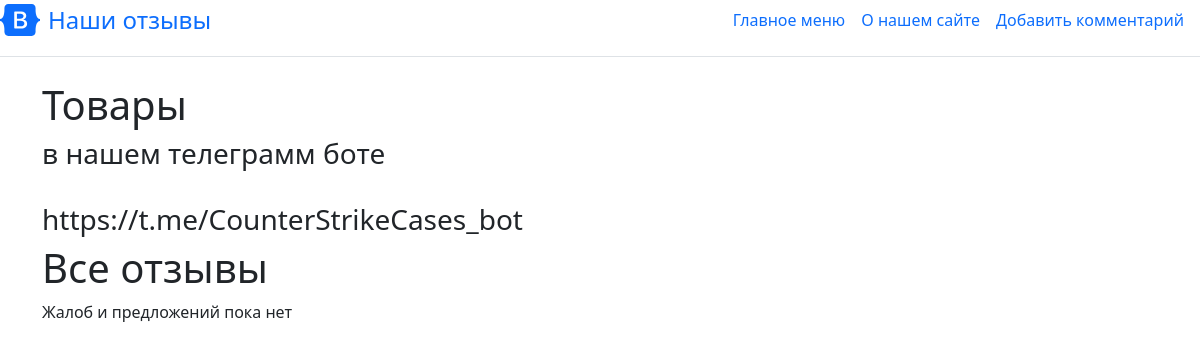
Before: / with the older database file.
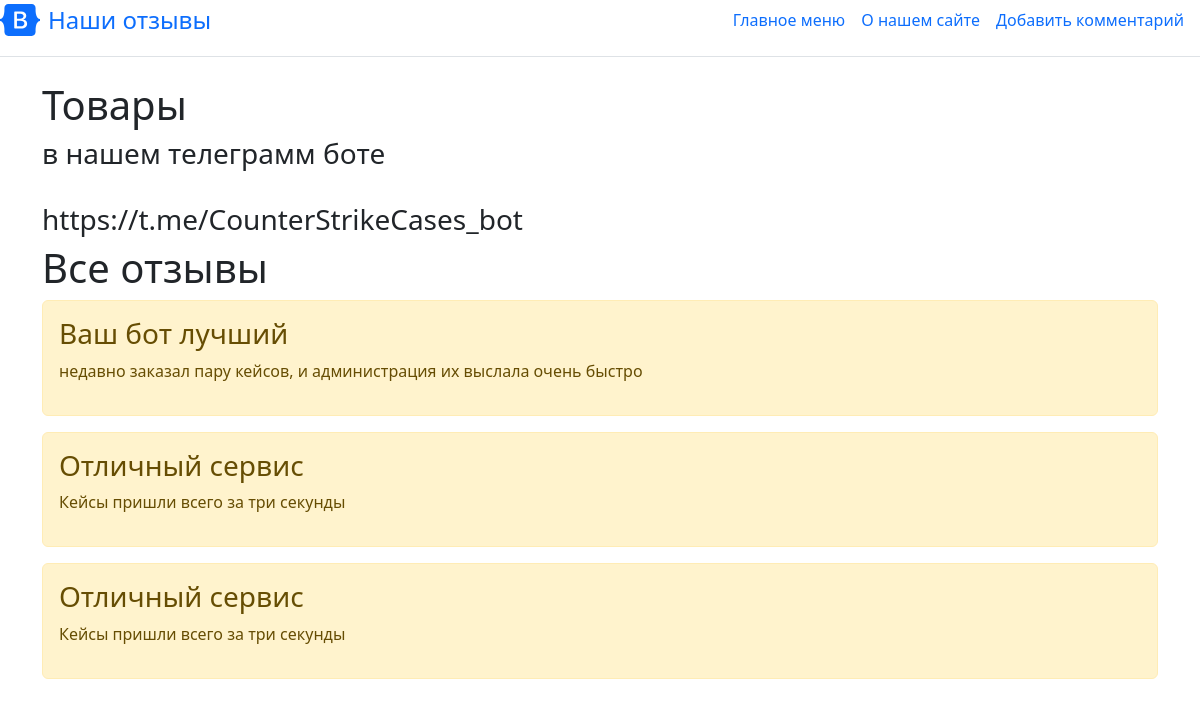
After: the same page with the newer database file.
### item/models.py (models this page shows, shortened)
class Task(models.Model):
    title = models.CharField('Тема', max_length=100)
    task = models.TextField('Содержание')
    class Meta:
        verbose_name = 'Жалобы или поправки'
        verbose_name_plural = 'Содержание жалобы'

### item/views.py (the view)
# urls.py: path('', views.index, name='homepage'),
def index(request):
    task = Task.objects.all()
    return render(request, 'item/index.html', {'title' : 'Главное меню', 'tasks' : task})

### item/templates/item/index.html (shortened to what this page needs)
{% extends 'item/base.html' %}
{% block content %}
    <h1>Товары</h1>
    <h3>в нашем телеграмм боте</h3>
    <h3>https://t.me/CounterStrikeCases_bot</h3>
    <h1>Все отзывы</h1>
    {% if tasks %}
        {% for el in tasks %}
            <div class="alert alert-warning mt-2">
                <h3>{{ el.title }}</h3>
                <p>{{ el.task }}</p>
            </div>
        {% endfor %}
    {% else %}
        <p>Жалоб и предложений пока нет</p>
    {% endif %}
{% endblock %}

### item/templates/item/base.html (shortened to what this page needs)
<!DOCTYPE html>
<html lang="en">
<head>
    <link rel="stylesheet" href="https://cdn.jsdelivr.net/npm/bootstrap@5.2.3/dist/css/bootstrap.min.css">
</head>
<body>
    <div class="d-flex flex-column flex-md-row align-items-center pb-3 mb-4 border-bottom">
      <a href="/" class="d-flex align-items-center link-body-emphasis text-decoration-none">
        <span class="fs-4">Наши отзывы</span>
      </a>
      <nav class="d-inline-flex mt-2 mt-md-0 ms-md-auto">
        <a class="me-3 py-2 link-body-emphasis text-decoration-none" href="{% url 'homepage' %}">Главное меню</a>
        <a class="me-3 py-2 link-body-emphasis text-decoration-none" href="{% url 'about' %}">О нашем сайте</a>
        <a class="me-3 py-2 link-body-emphasis text-decoration-none" href="{% url 'create' %}">Добавить комментарий</a>
      </nav>
    </div>
    <div class="container">
        {% block content %}{% endblock %}
    </div>
</body>
</html>

Changed rows visible on the page:
added Task: title "Ваш бот лучший", task "недавно заказал пару кейсов, и администрация их выслала очень быстро"
added Task: title "Отличный сервис", task "Кейсы пришли всего за три секунды"
added Task: title "Отличный сервис", task "Кейсы пришли всего за три секунды"
Other visible differences:
text no longer shown: "Жалоб и предложений пока нет"
